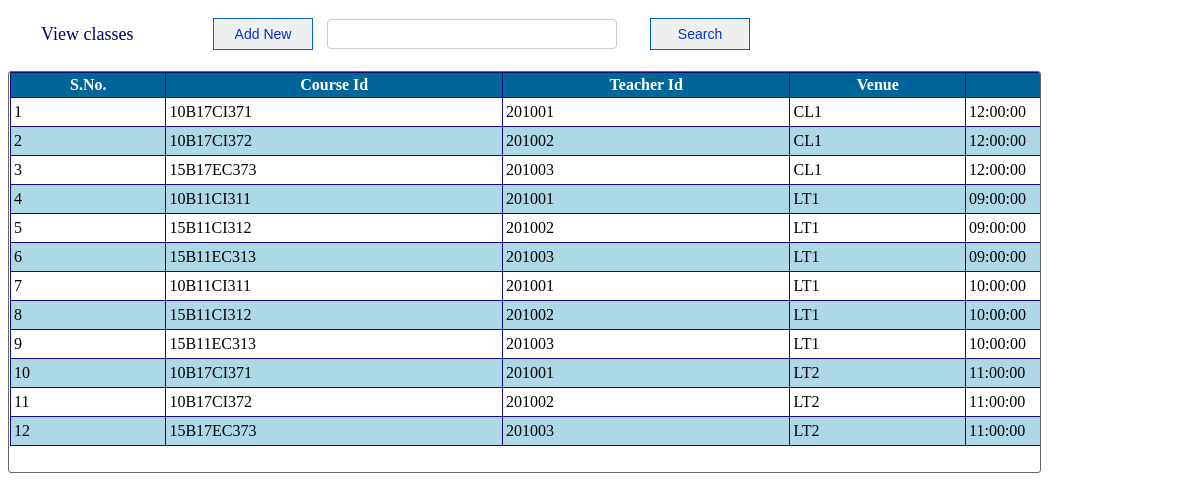
/admin/classes.php, run on the app's committed database.
### tables this page shows
CREATE TABLE IF NOT EXISTS `timetable` (
  `course_id` varchar(15) DEFAULT NULL,
  `teacher_id` bigint(10) DEFAULT NULL,
  `venue` varchar(5) NOT NULL DEFAULT '',
  `time` time NOT NULL,
  `day` int(3) NOT NULL,
  `batch` varchar(2) DEFAULT NULL,
  `sem` int(1) DEFAULT NULL
);

### admin/classes.php (the view, shortened to what this page needs)
<!DOCTYPE html PUBLIC "-//W3C//DTD XHTML 1.0 Transitional//EN" "http://www.w3.org/TR/xhtml1/DTD/xhtml1-transitional.dtd">
<html xmlns="http://www.w3.org/1999/xhtml">
<head>
<link rel="stylesheet" type="text/css" href="css/view_admin.css" />
</head>
<body>
<div id="title" >
<form method="post">
<table width="755">
	<tr>
    	<td width="190px" style="font-size:18px; color:#006; text-indent:30px;">View classes</td>
        <td>
        	<a href="?tag=class_entry"><input type="button" title="Add new class" name="addNew" value="Add New" id="button-search" /></a>
        </td>
        <td>
        	<input type="text" name="searchtxt" title="Enter search term" class="search" autocomplete="off"/>
        </td>
        <td style="float:right">
        	<input type="submit" name="btnsearch" value="Search" id="button-search" title="Search classes" />
        </td>
    </tr>
</table>
</form>
</div>
<br />
<div id="list-table">
<form method="post">
    <table border="1" width="2000px" align="center" cellpadding="3" class="mytable" cellspacing="0">
        <tr>
            <th>S.No.</th>
            <th>Course Id</th>
            <th>Teacher Id</th>
            <th>Venue</th>
            <th>Time</th>
        </tr>
        <?php
	$key="";
	if($key !="")
		$sql_sel=mysql_query("SElECT * FROM timetable WHERE course_id  like '%$key%' or teacher_id like '%$key%' or sem like '%$key%' or batch like '%$key%' or venue like '%$key%' ");
	else
		 $sql_sel=mysql_query("SELECT * FROM timetable");
    $i=0;
    while($row=mysql_fetch_array($sql_sel))
   {
	    $i++;
	    $color=($i%2==0)?"lightblue":"white";
?>
	      <tr bgcolor="<?php echo $color?>">
		    <td><?php echo $i;?></td>
		    <td><?php echo $row['course_id'];?></td>
		    <td><?php echo $row['teacher_id'];?></td>
		    <td><?php echo $row['venue'];?></td>
		    <td><?php echo $row['time'];?></td>
		</tr>
<?php
    }
?>
    </table>
</form>
</div>
</body>
</html>

### admin/css/view_admin.css (style rules this page uses)
#title { height:auto; margin-top:15px; }
#list-table { width:1030px; height:400px; border:1px solid #666; float:left; padding-left:1px; border-radius: 3px 3px 3px 3px; overflow: auto; }
#button-search { font-family:Arial, Helvetica, sans-serif; font-size:14px; width:100px; height:32px; float:right; margin-right:10px; repeat-x top center; border: 1px solid #06C; -moz-border-radius: 5px; color:#03C; }
.search { padding:4px; border:1px #CCC solid; border-radius: 4px 4px 4px 4px; -moz-border-radius: 8px; background:#FFF; color:#006; font-family:Arial, Helvetica, sans-serif; font-size:16px; width:280px; height:20px; float:left; }
.mytable { border-collapse:collapse; border:#036 1px solid; }
.mytable tr th { background:#069; border:#120A7E 1px solid; color:#FFF; font-family:"Times New Roman", Times, serif; }
.mytable tr td { font-family:"Times New Roman", Times, serif; border:#120A7E 1px solid; }

### data on the page
timetable: course "10B17CI371", teacher "201001", venue "CL1", time "12:00:00"
timetable: course "10B17CI372", teacher "201002", venue "CL1", time "12:00:00"
timetable: course "15B17EC373", teacher "201003", venue "CL1", time "12:00:00"
timetable: course "10B11CI311", teacher "201001", venue "LT1", time "09:00:00"
timetable: course "15B11CI312", teacher "201002", venue "LT1", time "09:00:00"
timetable: course "15B11EC313", teacher "201003", venue "LT1", time "09:00:00"
timetable: course "10B11CI311", teacher "201001", venue "LT1", time "10:00:00"
timetable: course "15B11CI312", teacher "201002", venue "LT1", time "10:00:00"
timetable: course "15B11EC313", teacher "201003", venue "LT1", time "10:00:00"
timetable: course "10B17CI371", teacher "201001", venue "LT2", time "11:00:00"
timetable: course "10B17CI372", teacher "201002", venue "LT2", time "11:00:00"
timetable: course "15B17EC373", teacher "201003", venue "LT2", time "11:00:00"
